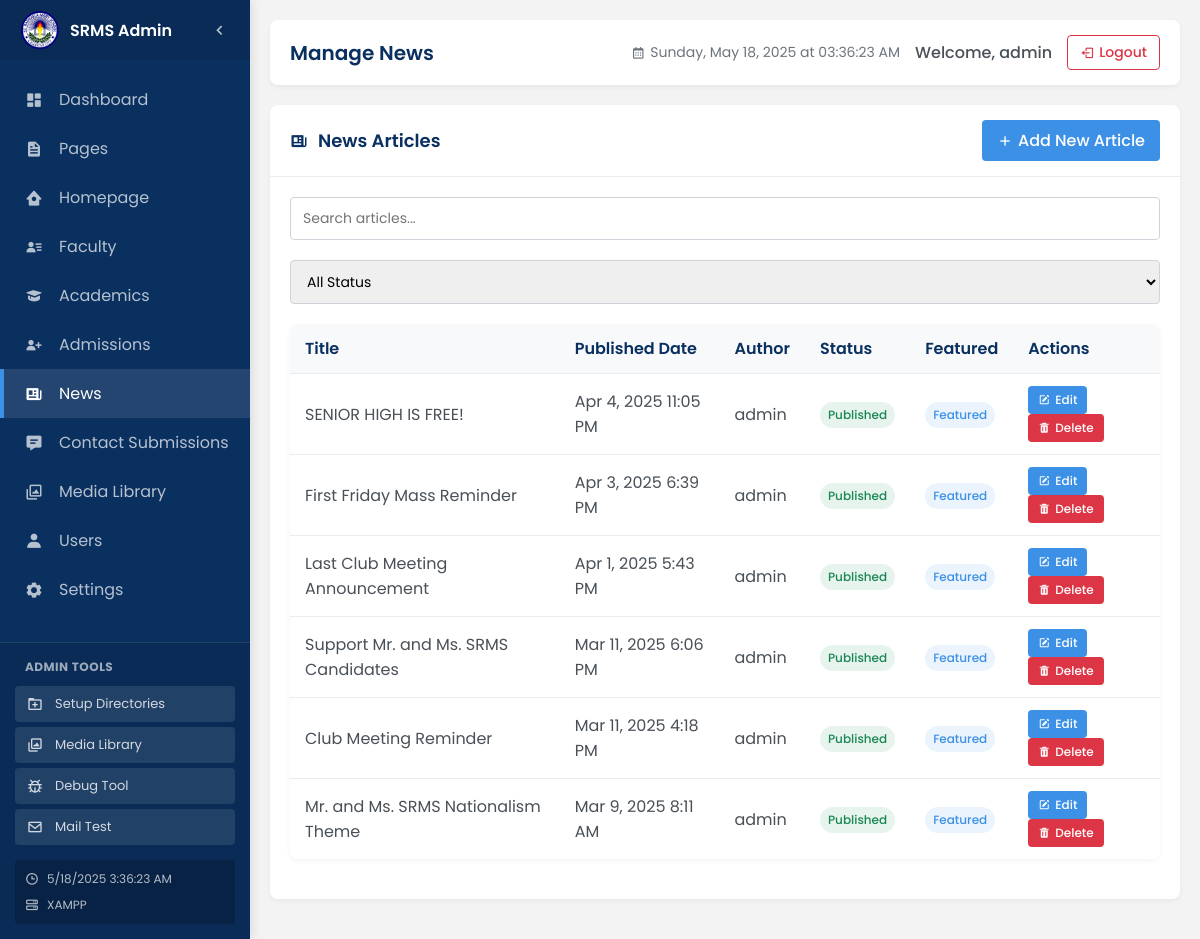
Before: /admin/news-manage.php (signed in) with the older database file.
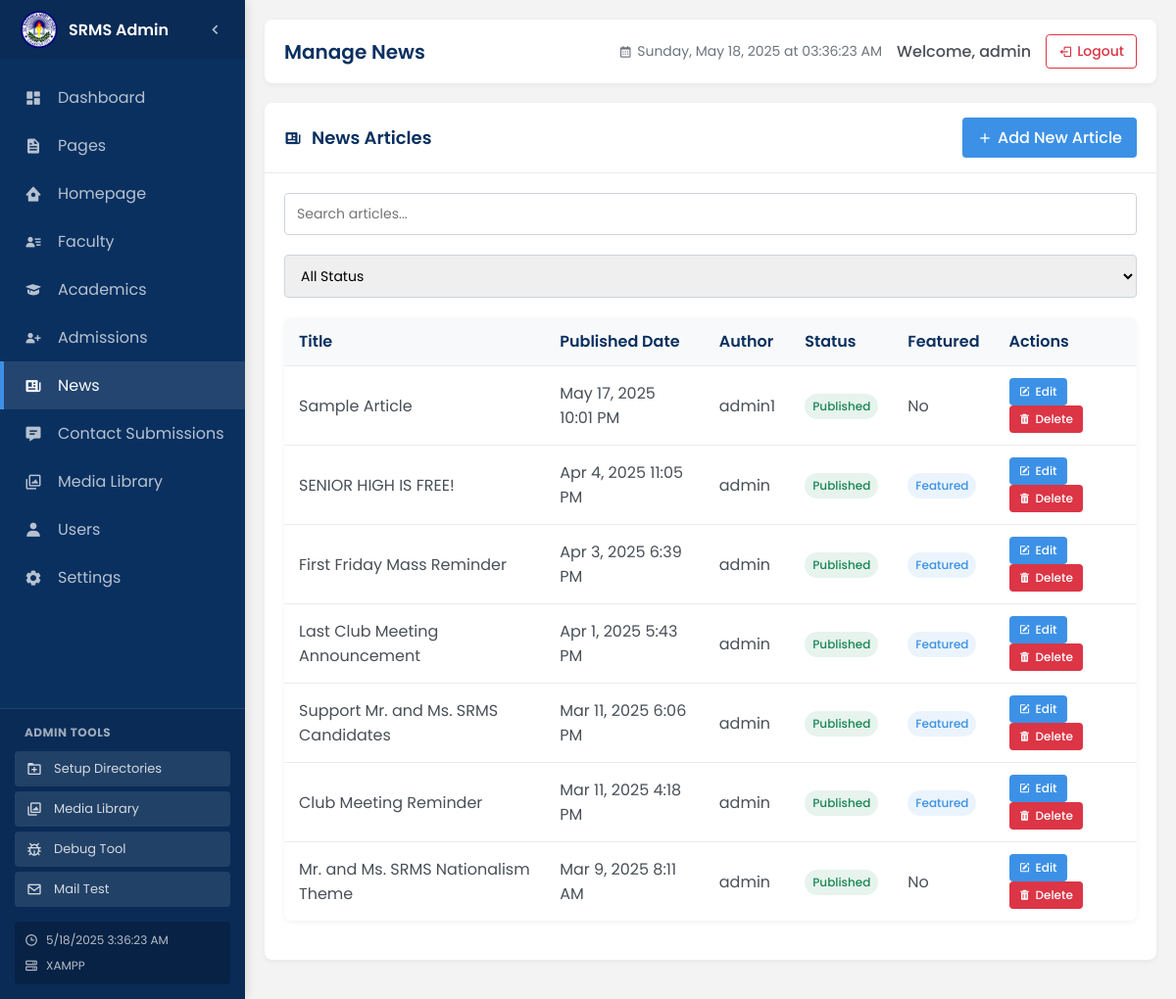
After: the same page with the newer database file.
### tables this page shows
CREATE TABLE `news` (
  `id` int(11) NOT NULL,
  `title` varchar(255) NOT NULL,
  `slug` varchar(255) NOT NULL,
  `content` longtext NOT NULL,
  `summary` text DEFAULT NULL,
  `image` varchar(255) DEFAULT NULL,
  `published_date` datetime NOT NULL,
  `author_id` int(11) DEFAULT NULL,
  `status` enum('published','draft') DEFAULT 'draft',
  `featured` tinyint(1) DEFAULT 0,
  `created_at` timestamp NOT NULL DEFAULT current_timestamp(),
  `updated_at` timestamp NOT NULL DEFAULT current_timestamp() ON UPDATE current_timestamp()
);

CREATE TABLE `users` (
  `id` int(11) NOT NULL,
  `username` varchar(50) NOT NULL,
  `password` varchar(255) NOT NULL,
  `email` varchar(100) NOT NULL,
  `role` enum('admin','editor','content_manager') NOT NULL DEFAULT 'editor',
  `active` tinyint(1) DEFAULT 1,
  `last_login` datetime DEFAULT NULL,
  `created_at` timestamp NOT NULL DEFAULT current_timestamp(),
  `updated_at` timestamp NOT NULL DEFAULT current_timestamp() ON UPDATE current_timestamp()
);

### includes/db.php (called while the page is built, shortened)
<?php
class Database {
    private $connection;
    private function connect() {
        $host = DB_SERVER;
        $user = DB_USERNAME;
        $pass = DB_PASSWORD;
        $db = DB_NAME;
        $port = defined('DB_PORT') ? DB_PORT : '3306';
        $this->connection = new mysqli($host, $user, $pass, $db, $port);
        $this->connection->set_charset('utf8mb4');
    }
    public function query($sql) {
        $result = $this->connection->query($sql);
        return $result;
    }
    public function fetch_all($sql) {
        $result = $this->query($sql);
        $rows = [];
        if ($result) {
            while ($row = $result->fetch_assoc()) {
                $rows[] = $row;
            }
        }
        return $rows;
    }
}

### admin/news-manage.php (the view, shortened to what this page needs)
<?php
include_once '../includes/db.php';
$db = new Database();
$news_articles = $db->fetch_all("SELECT n.*, u.username as author FROM news n LEFT JOIN users u ON n.author_id = u.id ORDER BY n.published_date DESC");
?>
<div class="panel">
    <div class="panel-header">
        <h3 class="panel-title"><i class='bx bxs-news'></i> News Articles</h3>
        <div class="panel-actions">
            <a href="news-edit.php" class="btn btn-primary">
                <i class='bx bx-plus'></i> Add New Article
            </a>
        </div>
    </div>
    <div class="panel-body">
        <div class="filters mb-3">
            <div class="row">
                <div class="col">
                    <div class="form-group">
                        <input type="text" id="searchInput" class="form-control" placeholder="Search articles...">
                    </div>
                </div>
                <div class="col">
                    <div class="form-group">
                        <select id="statusFilter" class="form-control">
                            <option value="all">All Status</option>
                        </select>
                    </div>
                </div>
            </div>
        </div>
        <div class="table-container">
            <table class="table" id="newsTable">
                <thead>
                    <tr>
                        <th>Title</th>
                        <th>Published Date</th>
                        <th>Author</th>
                        <th>Status</th>
                        <th>Featured</th>
                        <th>Actions</th>
                    </tr>
                </thead>
                <tbody>
                    <?php if(empty($news_articles)): ?>
                    <tr>
                        <td colspan="6" class="text-center">
                            <div class="empty-state">
                                <i class='bx bx-news'></i>
                                <p>No news articles found.</p>
                            </div>
                        </td>
                    </tr>
                    <?php else: ?>
                        <?php foreach($news_articles as $article): ?>
                        <tr>
                            <td class="title-cell" title="<?php echo htmlspecialchars($article['title']); ?>">
                                <?php echo htmlspecialchars($article['title']); ?>
                            </td>
                            <td><?php echo date('M j, Y g:i A', strtotime($article['published_date'])); ?></td>
                            <td><?php echo htmlspecialchars($article['author']); ?></td>
                            <td>
                                <span class="badge badge-<?php echo $article['status'] === 'published' ? 'success' : 'warning'; ?>">
                                    <?php echo ucfirst($article['status']); ?>
                                </span>
                            </td>
                            <td>
                                <?php if($article['featured']): ?>
                                <span class="badge badge-primary">Featured</span>
                                <?php else: ?>
                                <span>No</span>
                                <?php endif; ?>
                            </td>
                            <td>
                                <div class="action-buttons">
                                    <a href="news-edit.php?id=<?php echo $article['id']; ?>" class="btn btn-primary btn-sm">
                                        <i class='bx bxs-edit'></i> Edit
                                    </a>
                                    <a href="news-manage.php?action=delete&id=<?php echo $article['id']; ?>" class="btn btn-danger btn-sm" onclick="return confirm('Are you sure you want to delete this article?')">
                                        <i class='bx bxs-trash'></i> Delete
                                    </a>
                                </div>
                            </td>
                        </tr>
                        <?php endforeach; ?>
                    <?php endif; ?>
                </tbody>
            </table>
        </div>
    </div>
</div>
<?php
include 'layout.php';
?>

Changed rows visible on the page:
added news: title "Sample Article", published_date "May 17, 2025 10:01 PM", author.username "admin1", status "Published", featured "No"
changed news "Mr. and Ms. SRMS Nationalism Theme": featured "Featured" → "No"
